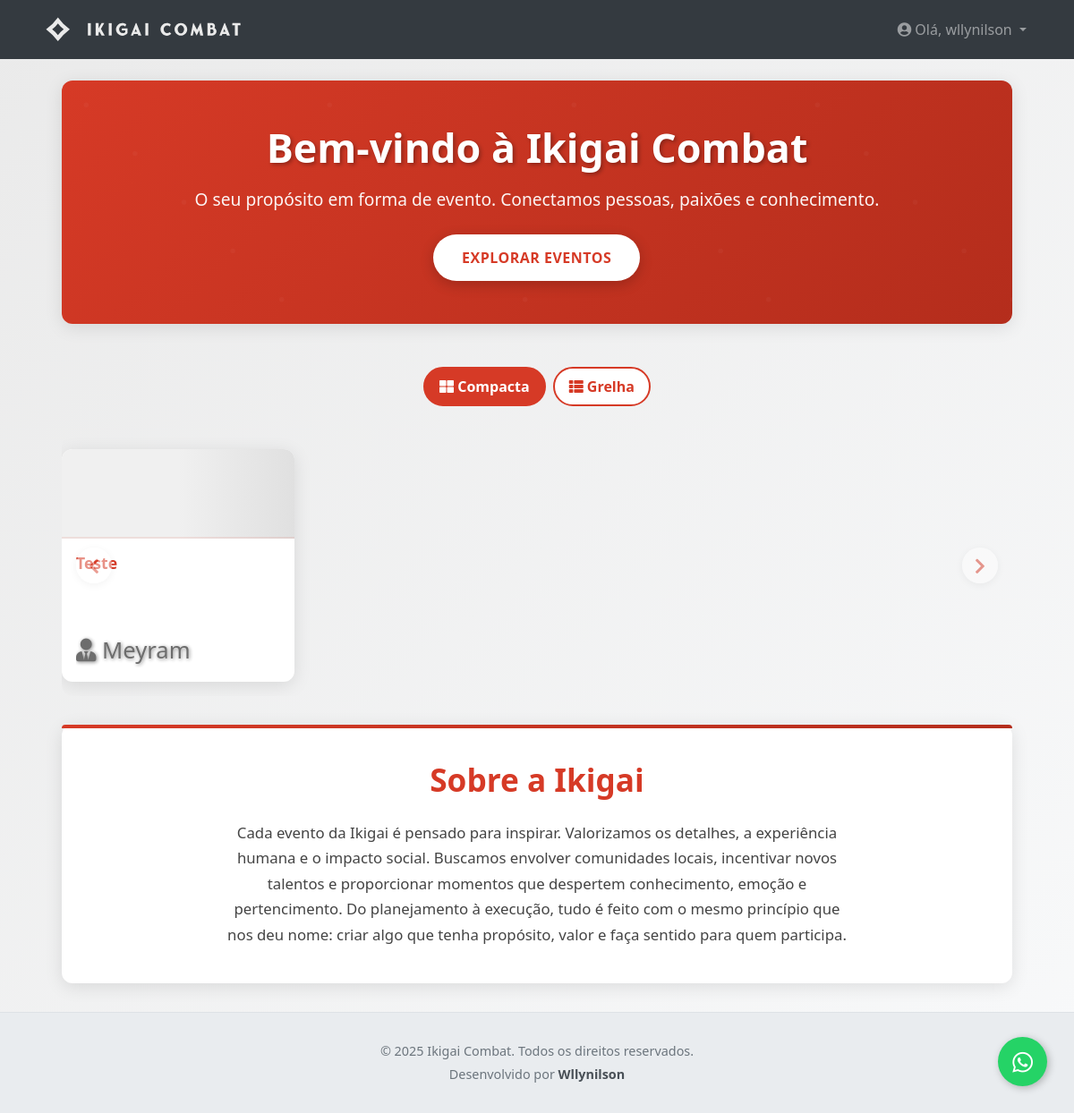
The page / (signed in) on the database its author committed.
### app/models.py (models this page shows, shortened)
class User(UserMixin, db.Model):
    __tablename__ = 'users'
    id = db.Column(db.Integer, primary_key=True)
    username = db.Column(db.String(64), index=True, unique=True, nullable=False)
    email = db.Column(db.String(120), index=True, unique=True, nullable=False)
    password_hash = db.Column(db.String(256))
    role = db.Column(db.String(20), nullable=False, default='user')
    nome_completo = db.Column(db.String(150))
    bio = db.Column(db.Text)
    imagem_perfil = db.Column(db.String(300))
    google_id = db.Column(db.String(30), nullable=True, unique=True, index=True)
    inscricoes_registradas = db.relationship('Inscricao', backref='registrado_por', lazy='dynamic',
                                             foreign_keys='Inscricao.registrado_por_user_id')
    participante = db.relationship('Participante', backref='conta_user', uselist=False)

class Evento(db.Model):
    __tablename__ = 'eventos'
    id = db.Column(db.Integer, primary_key=True)
    nome_evento = db.Column(db.String(200), nullable=False)
    data_hora_evento = db.Column(db.DateTime, nullable=False)
    palestrante = db.Column(db.String(100))
    imagem_palestrante = db.Column(db.String(300))
    descricao = db.Column(db.Text)
    local_evento = db.Column(db.String(200))
    preco = db.Column(db.Float, default=0.0)
    numero_vagas = db.Column(db.Integer, nullable=False)
    pix_copia_e_cola = db.Column(db.Text)
    categorias = db.relationship('Categoria', backref='evento', lazy='dynamic', cascade="all, delete-orphan")

### app/routes.py (the view)
@public_bp.route('/')
def index():
    eventos = Evento.query.filter(Evento.data_hora_evento >= datetime.utcnow()).order_by(Evento.data_hora_evento).all()
    return render_template('index.html', eventos=eventos)

### app/__init__.py (called while the page is built)
@login_manager.user_loader
def load_user(user_id):
    return models.User.query.get(int(user_id))

### app/templates/index.html (shortened to what this page needs)
{% extends "base.html" %}
{% block content %}
    <div class="container-fluid px-md-4 px-3">
        <div class="hero-section">
            <div class="hero-content">
                <h1 class="hero-title">Bem-vindo à Ikigai Combat</h1>
                <p class="hero-subtitle">O seu propósito em forma de evento. Conectamos pessoas, paixões e
                    conhecimento.</p>
                <a class="btn btn-hero" href="#eventos" role="button">Explorar Eventos</a>
            </div>
        </div>
        <div id="eventos" class="mt-5">
            <div class="view-toggle">
                <button class="toggle-btn active" data-view="compact"><i class="fas fa-th-large"></i> Compacta</button>
                <button class="toggle-btn" data-view="full"><i class="fas fa-th-list"></i> Grelha</button>
            </div>
            <div class="events-carousel-container">
                <button class="carousel-controls carousel-prev"></button>
                <div class="events-carousel">
                    {% if eventos %}
                        {% for evento in eventos %}
                            <div class="event-card">
                                <img data-src="{{ evento.imagem_palestrante or url_for('static', filename='images/default-event.jpg') }}"
                                     class="event-image" alt="Imagem do evento {{ evento.nome_evento }}">
                                <div class="event-body">
                                    <h5 class="event-title">{{ evento.nome_evento }}</h5>
                                    {% if evento.palestrante %}
                                        <div class="event-speaker"><i
                                                class="fas fa-user-tie"></i> {{ evento.palestrante }}</div>{% endif %}
                                </div>
                            </div>
                        {% endfor %}
                    {% endif %}
                </div>
                <button class="carousel-controls carousel-next"><i class="fas fa-chevron-right"></i></button>
            </div>
        </div>
        <div id="sobre" class="about-section">
            <h2 class="about-title">Sobre a Ikigai</h2>
            <p class="about-text">
                Cada evento da Ikigai é pensado para inspirar. Valorizamos os detalhes, a experiência humana e o impacto
                social.
                Buscamos envolver comunidades locais, incentivar novos talentos e proporcionar momentos que despertem
                conhecimento, emoção e pertencimento.
                Do planejamento à execução, tudo é feito com o mesmo princípio que nos deu nome: criar algo que tenha
                propósito, valor e faça sentido para quem participa.
            </p>
        </div>
    </div>
{% endblock %}

### app/templates/base.html (shortened to what this page needs)
<!DOCTYPE html>
<html lang="pt-BR">
<head>
    <link rel="stylesheet" href="https://stackpath.bootstrapcdn.com/bootstrap/4.5.2/css/bootstrap.min.css">
    <link rel="stylesheet" href="https://cdnjs.cloudflare.com/ajax/libs/font-awesome/5.15.3/css/all.min.css">
    <link rel="stylesheet" href="{{ url_for('static', filename='css/estilos_publicos.css') }}">
</head>
<body>
<nav class="navbar navbar-expand-lg navbar-dark bg-dark mb-4">
    <div class="container">
        <a class="navbar-brand" href="{{ url_for('public.index') }}">
            <img src="{{ url_for('static', filename='images/logo-navbar.svg') }}" alt="Ikigai Combat Logo" height="40">
        </a>
        <div class="collapse navbar-collapse" id="navbarNav">
            <ul class="navbar-nav mr-auto">
                <li class="nav-item active">
                    <a class="nav-link" href="{{ url_for('public.index') }}"> </a>
                </li>
            </ul>
            <ul class="navbar-nav">
                {% if current_user.is_authenticated %}
                    <li class="nav-item dropdown">
                        <a class="nav-link dropdown-toggle" href="#" id="navbarUserDropdown" role="button"
                           data-toggle="dropdown" aria-haspopup="true" aria-expanded="false">
                            <i class="fas fa-user-circle"></i> Olá, {{ current_user.username }}
                        </a>
                    </li>
                {% endif %}
            </ul>
        </div>
    </div>
</nav>
    <main role="main">
        <div class="container">
            {% block content %}{% endblock %}
        </div>
    </main>
<footer class="site-footer">
    <div class="container text-center">
        <p class="mb-1">&copy; {{ current_year }} Ikigai Combat. Todos os direitos reservados.</p>
        <p class="developer-credit mb-0">Desenvolvido por
            <a href="https://www.wllynilson.com.br" target="_blank">Wllynilson</a>
        </p>
    </div>
</footer>
<a href="https://wa.me/5563992457273?text=OSS!%20Preciso%20de%20ajuda%20com%20a%20plataforma%20de%20eventos%20Ikigai." class="whatsapp-fab" target="_blank" title="Fale com o Suporte">
    <i class="fab fa-whatsapp"></i>
</a>
</body>
</html>

### rows shown on the page
User: username "wllynilson"
Evento: nome_evento "Teste", palestrante "Meyram"
